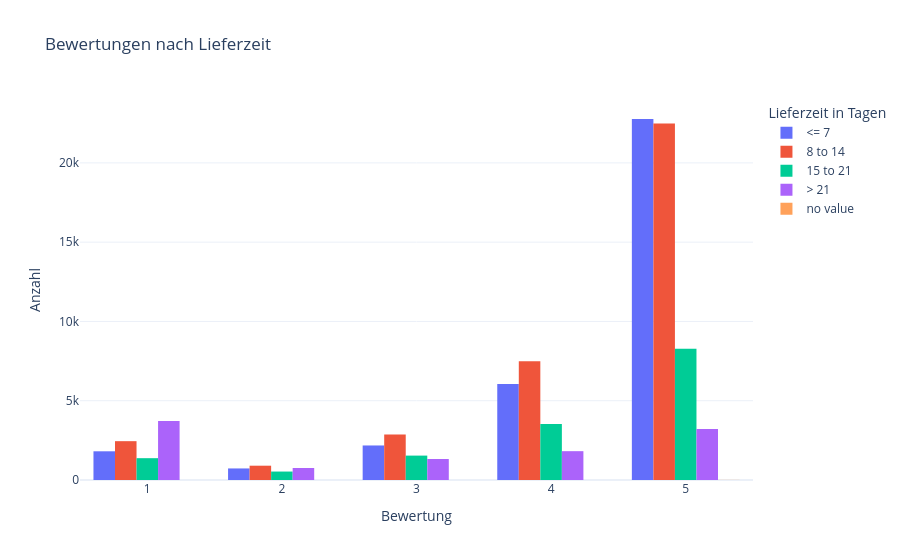
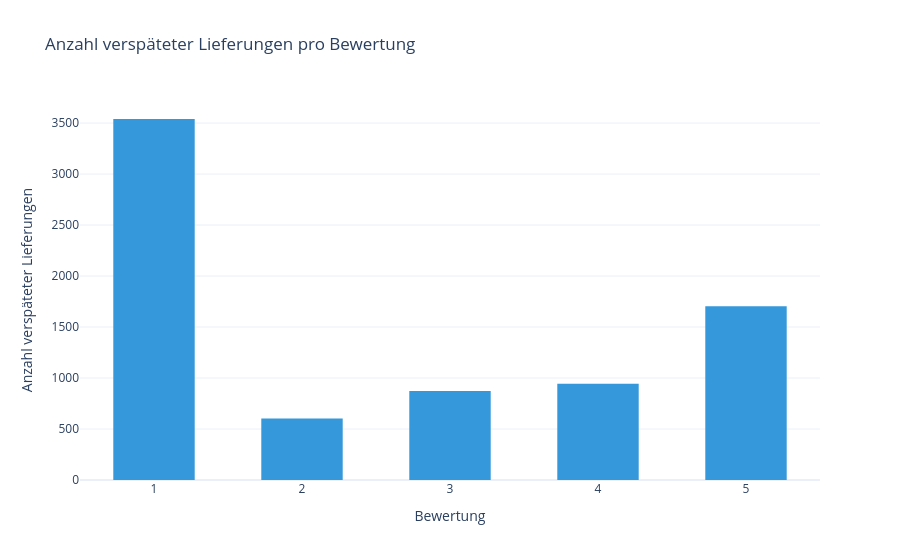

Notebook source saved alongside these figures, in order:
### Markdown cell above
### Wie hängen Bewertungen und Lieferqualität zusammen?
- Mit Abstand sind die meisten Bewertungen gleich 5 obwohl die Lieferdauer deutlich verschieden sind.
- Mit deutlichen Abstand ist die zweithöchste Bewertung die 4. Die restlichen Bewertungen sind von der Anzahl her deutlich geringer als die mit 
4 oder 5 bewertet worden sind.
- Die Bewertung von Lieferzeiten über 21 Tage hat den Höhepunkt bei Bewertung 1, dann erst kommt die mit Bewertung 5.
- Die Anzahl der Verspätungen hat den höchsten Wert bei 1. Überraschenderweise kommt dann die mit Bewertung 5.

### Code cell
connection_between_delivery_quality_and_reviews()

### Figure 1 — Plotly figure (JSON) as saved in the notebook; plotly's stock layout.template omitted (floating-point values rounded to 4 significant figures; data arrays with more than 128 entries replaced by an {"elided": "..."} marker saying what was removed)
{"data": [{"alignmentgroup": "True", "bingroup": "x", "hovertemplate": "Lieferzeit in Tagen=<= 7<br>Bewertung=%{x}<br>count=%{y}<extra></extra>", "legendgroup": "<= 7", "marker": {"color": "#636efa", "pattern": {"shape": ""}}, "name": "<= 7", "offsetgroup": "<= 7", "orientation": "v", "showlegend": true, "type": "histogram", "x": {"elided": "33696 float values"}, "xaxis": "x", "xbins": {"end": 5.5, "size": 1, "start": 0.5}, "yaxis": "y"}, {"alignmentgroup": "True", "bingroup": "x", "hovertemplate": "Lieferzeit in Tagen=8 to 14<br>Bewertung=%{x}<br>count=%{y}<extra></extra>", "legendgroup": "8 to 14", "marker": {"color": "#EF553B", "pattern": {"shape": ""}}, "name": "8 to 14", "offsetgroup": "8 to 14", "orientation": "v", "showlegend": true, "type": "histogram", "x": {"elided": "36397 float values"}, "xaxis": "x", "xbins": {"end": 5.5, "size": 1, "start": 0.5}, "yaxis": "y"}, {"alignmentgroup": "True", "bingroup": "x", "hovertemplate": "Lieferzeit in Tagen=15 to 21<br>Bewertung=%{x}<br>count=%{y}<extra></extra>", "legendgroup": "15 to 21", "marker": {"color": "#00cc96", "pattern": {"shape": ""}}, "name": "15 to 21", "offsetgroup": "15 to 21", "orientation": "v", "showlegend": true, "type": "histogram", "x": {"elided": "15369 float values"}, "xaxis": "x", "xbins": {"end": 5.5, "size": 1, "start": 0.5}, "yaxis": "y"}, {"alignmentgroup": "True", "bingroup": "x", "hovertemplate": "Lieferzeit in Tagen=> 21<br>Bewertung=%{x}<br>count=%{y}<extra></extra>", "legendgroup": "> 21", "marker": {"color": "#ab63fa", "pattern": {"shape": ""}}, "name": "> 21", "offsetgroup": "> 21", "orientation": "v", "showlegend": true, "type": "histogram", "x": {"elided": "11008 float values"}, "xaxis": "x", "xbins": {"end": 5.5, "size": 1, "start": 0.5}, "yaxis": "y"}, {"alignmentgroup": "True", "bingroup": "x", "hovertemplate": "Lieferzeit in Tagen=no value<br>Bewertung=%{x}<br>count=%{y}<extra></extra>", "legendgroup": "no value", "marker": {"color": "#FFA15A", "pattern": {"shape": ""}}, "name": "no value", "offsetgroup": "no value", "orientation": "v", "showlegend": true, "type": "histogram", "x": [5.0, 5.0, 5.0, 5.0, 5.0, 5.0, 1.0, 5.0], "xaxis": "x", "xbins": {"end": 5.5, "size": 1, "start": 0.5}, "yaxis": "y"}], "layout": {"barmode": "group", "legend": {"title": {"text": "Lieferzeit in Tagen"}, "tracegroupgap": 0}, "title": {"text": "Bewertungen nach Lieferzeit"}, "xaxis": {"anchor": "y", "domain": [0, 1], "dtick": 1, "title": {"text": "Bewertung"}}, "yaxis": {"anchor": "x", "domain": [0, 1], "title": {"text": "Anzahl"}}}}

### Figure 2 — Plotly figure (JSON) as saved in the notebook; plotly's stock layout.template omitted (floating-point values rounded to 4 significant figures; data arrays with more than 128 entries replaced by an {"elided": "..."} marker saying what was removed)
{"data": [{"bingroup": "x", "hovertemplate": "Bewertung=%{x}<br>count=%{y}<extra></extra>", "legendgroup": "", "marker": {"color": "#3498DB", "pattern": {"shape": ""}}, "name": "", "orientation": "v", "showlegend": false, "type": "histogram", "x": {"elided": "7826 float values"}, "xaxis": "x", "xbins": {"end": 5.5, "size": 1, "start": 0.5}, "yaxis": "y"}], "layout": {"bargap": 0.45, "barmode": "relative", "legend": {"tracegroupgap": 0}, "title": {"text": "Anzahl verspäteter Lieferungen pro Bewertung"}, "xaxis": {"anchor": "y", "domain": [0, 1], "dtick": 1, "title": {"text": "Bewertung"}}, "yaxis": {"anchor": "x", "domain": [0, 1], "title": {"text": "Anzahl verspäteter Lieferungen"}}}}
